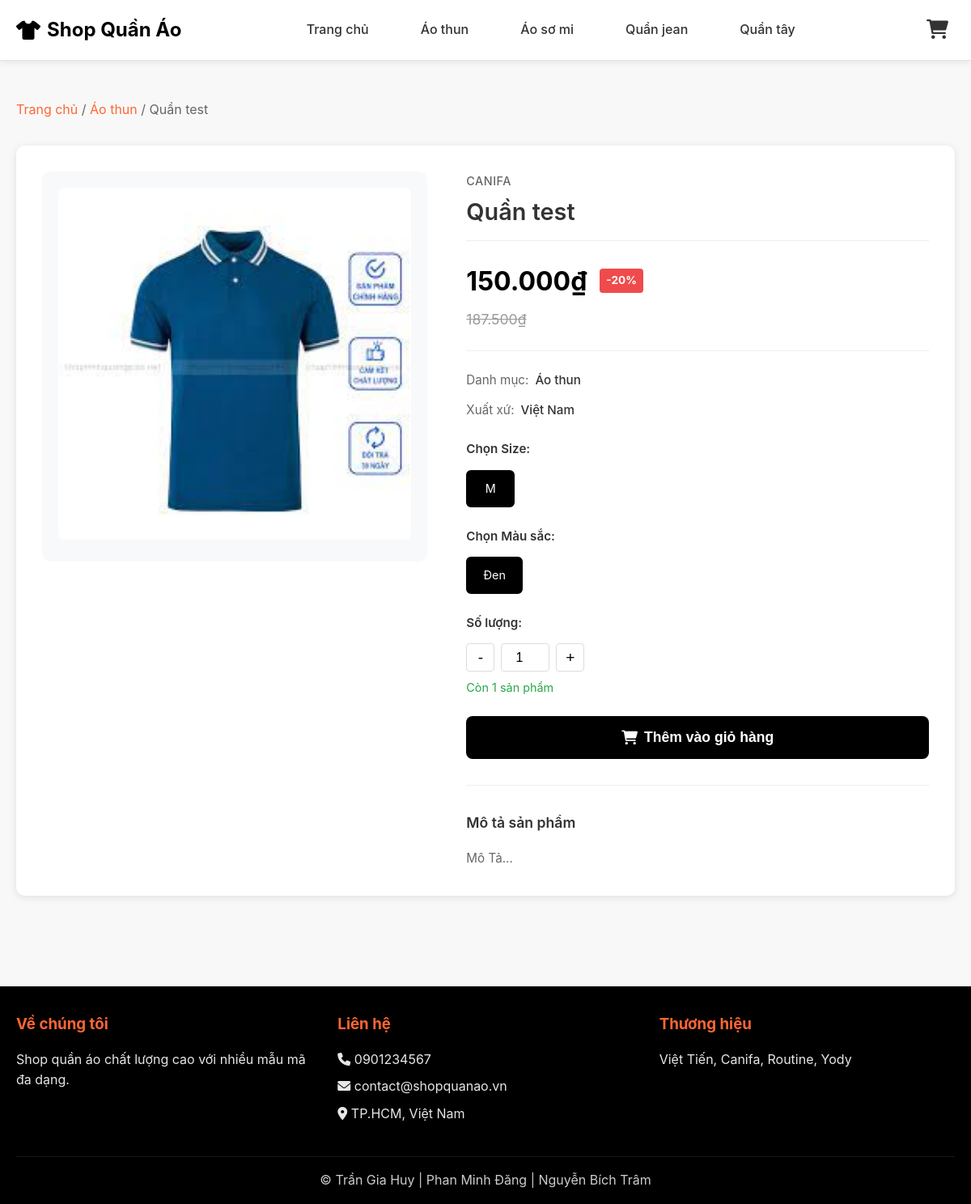
The app's page /public/index.php?controller=product&action=detail&id=4 with its own data.
### tables this page shows
CREATE TABLE `sanpham` (
  `MaSP` int(11) NOT NULL,
  `TenSP` varchar(100) DEFAULT NULL,
  `MaDM` int(11) DEFAULT NULL,
  `MaTH` int(11) DEFAULT NULL,
  `XuatXu` varchar(100) DEFAULT NULL,
  `MoTa` text DEFAULT NULL,
  `HinhAnh` varchar(255) DEFAULT NULL
);

CREATE TABLE `danhmuc` (
  `MaDM` int(11) NOT NULL,
  `TenDM` varchar(100) DEFAULT NULL
);

CREATE TABLE `thuonghieu` (
  `MaTH` int(11) NOT NULL,
  `TenTH` varchar(100) DEFAULT NULL
);

CREATE TABLE `sanpham_bienthe` (
  `MaSP_BienThe` int(11) NOT NULL,
  `MaSP` int(11) DEFAULT NULL,
  `KichThuoc` varchar(10) DEFAULT NULL,
  `MauSac` varchar(50) DEFAULT NULL,
  `GiaNhap` decimal(10,2) DEFAULT NULL,
  `GiaBan` decimal(10,2) DEFAULT NULL,
  `GiaGoc` decimal(10,2) DEFAULT NULL,
  `TonKho` int(11) DEFAULT NULL,
  `NgayCapNhat` date DEFAULT NULL
);

### app/controllers/ProductController.php (called while the page is built, shortened)
<?php
require_once __DIR__ . '/../../core/Controller.php';
class ProductController extends Controller {
    public function detail() {
        $productId = isset($_GET['id']) ? intval($_GET['id']) : 0;
        $productModel = $this->model('Product');
        $product = $productModel->getProductDetail($productId);
        $variants = $productModel->getProductVariants($productId);
        $successMessage = null;
        $data = [
            'page_title' => $product['TenSP'],
            'product' => $product,
            'variants' => $variants,
            'successMessage' => $successMessage
        ];
        $this->view('product/detail', $data);
    }
}
?>

### core/Model.php (called while the page is built, shortened)
<?php
class Model {
    protected $db;
    public function __construct() {
        $this->db = $this->connectDB();
    }
    private function connectDB() {
        $conn = new mysqli(DB_HOST, DB_USER, DB_PASS, DB_NAME);
        $conn->set_charset("utf8mb4");
        return $conn;
    }
    public function query($sql) {
        return $this->db->query($sql);
    }
}
?>

### app/models/Product.php (called while the page is built, shortened)
<?php
require_once __DIR__ . '/../../core/Model.php';
class Product extends Model {
    public function getProductDetail($productId) {
        $sql = "SELECT sp.*, dm.TenDM, th.TenTH
                FROM sanpham sp
                LEFT JOIN danhmuc dm ON sp.MaDM = dm.MaDM
                LEFT JOIN thuonghieu th ON sp.MaTH = th.MaTH
                WHERE sp.MaSP = " . intval($productId);
        $result = $this->query($sql);
        if ($result && $result->num_rows > 0) {
            return $result->fetch_assoc();
        }
        return null;
    }
    public function getProductVariants($productId) {
        $sql = "SELECT *,
                CASE
                    WHEN GiaGoc > 0 AND GiaGoc > GiaBan THEN ROUND(((GiaGoc - GiaBan) / GiaGoc) * 100, 0)
                    ELSE 0
                END as PhanTramGiam
                FROM sanpham_bienthe
                WHERE MaSP = " . intval($productId) . "
                AND TonKho > 0
                ORDER BY KichThuoc, MauSac";
        $result = $this->query($sql);
        if ($result) {
            return $result->fetch_all(MYSQLI_ASSOC);
        }
        return [];
    }
}
?>

### app/views/product/detail.php (the view, shortened to what this page needs)
<?php require_once __DIR__ . '/../layouts/header.php'; ?>
<div class="container">
    <div class="breadcrumb">
        <a href="index.php">Trang chủ</a> /
        <a href="index.php?category=<?php echo $product['MaDM']; ?>"><?php echo htmlspecialchars($product['TenDM']); ?></a> /
        <span><?php echo htmlspecialchars($product['TenSP']); ?></span>
    </div>
    <div class="product-detail">
        <div class="product-detail-left">
            <div class="product-detail-image">
                <?php if (!empty($product['HinhAnh'])): ?>
                    <img src="uploads/products/<?php echo htmlspecialchars($product['HinhAnh']); ?>"
                         alt="<?php echo htmlspecialchars($product['TenSP']); ?>">
                <?php endif; ?>
            </div>
        </div>
        <div class="product-detail-right">
            <div class="product-detail-info">
                <div class="product-brand-text"><?php echo htmlspecialchars($product['TenTH']); ?></div>
                <h1 class="product-title"><?php echo htmlspecialchars($product['TenSP']); ?></h1>
                <?php if (!empty($variants)): ?>
                    <?php
                    $firstVariant = $variants[0];
                    $hasDiscount = !empty($firstVariant['GiaGoc']) && $firstVariant['GiaGoc'] > $firstVariant['GiaBan'];
                    ?>
                    <div class="product-price-section">
                        <div class="price-row">
                            <span class="price-current" id="detail-price"><?php echo number_format($firstVariant['GiaBan'], 0, ',', '.'); ?>₫</span>
                            <?php if ($hasDiscount): ?>
                                <span class="price-badge">-<?php echo $firstVariant['PhanTramGiam']; ?>%</span>
                            <?php endif; ?>
                        </div>
                        <?php if ($hasDiscount): ?>
                            <div class="price-original" id="detail-price-original"><?php echo number_format($firstVariant['GiaGoc'], 0, ',', '.'); ?>₫</div>
                        <?php endif; ?>
                    </div>
                <?php endif; ?>
                <div class="product-meta">
                    <div class="meta-item">
                        <span class="meta-label">Danh mục:</span>
                        <span class="meta-value"><?php echo htmlspecialchars($product['TenDM']); ?></span>
                    </div>
                    <div class="meta-item">
                        <span class="meta-label">Xuất xứ:</span>
                        <span class="meta-value"><?php echo htmlspecialchars($product['XuatXu']); ?></span>
                    </div>
                </div>
                <?php if (!empty($variants)): ?>
                <form method="POST" action="" class="product-form">
                    <?php
                    $sizes = array_unique(array_column($variants, 'KichThuoc'));
                    $colors = array_unique(array_column($variants, 'MauSac'));
                    ?>
                    <div class="form-group">
                        <label class="form-label">Chọn Size:</label>
                        <div class="size-selector">
                            <?php foreach($sizes as $index => $size): ?>
                            <label class="size-option">
                                <span><?php echo htmlspecialchars($size); ?></span>
                            </label>
                            <?php endforeach; ?>
                        </div>
                    </div>
                    <div class="form-group">
                        <label class="form-label">Chọn Màu sắc:</label>
                        <div class="color-selector">
                            <?php foreach($colors as $index => $color): ?>
                            <label class="color-option">
                                <span><?php echo htmlspecialchars($color); ?></span>
                            </label>
                            <?php endforeach; ?>
                        </div>
                    </div>
                    <div class="form-group">
                        <label class="form-label">Số lượng:</label>
                        <div class="quantity-selector">
                            <button type="button" class="qty-btn" id="qty-minus">-</button>
                            <input type="number" name="quantity" id="quantity" value="1" min="1" max="999" readonly>
                            <button type="button" class="qty-btn" id="qty-plus">+</button>
                        </div>
                        <div id="stock-info" class="stock-info">Còn <?php echo $variants[0]['TonKho']; ?> sản phẩm</div>
                    </div>
                    <button type="submit" name="add_to_cart" class="btn btn-add-cart">
                        <i class="fas fa-shopping-cart"></i> Thêm vào giỏ hàng
                    </button>
                </form>
                <?php else: ?>
                <div class="alert alert-warning">
                    <i class="fas fa-exclamation-triangle"></i> Sản phẩm tạm thời hết hàng
                </div>
                <?php endif; ?>
                <div class="product-description">
                    <h3>Mô tả sản phẩm</h3>
                    <p><?php echo nl2br(htmlspecialchars($product['MoTa'])); ?></p>
                </div>
            </div>
        </div>
    </div>
</div>
<?php require_once __DIR__ . '/../layouts/footer.php'; ?>

### public/css/style.css (style rules this page uses)
* { margin: 0; padding: 0; box-sizing: border-box; }
body { font-family: -apple-system, BlinkMacSystemFont, 'Segoe UI', 'Roboto', 'Helvetica', 'Arial', sans-serif; line-height: 1.6; color: #333; background-color: #f8f8f8; }
a { text-decoration: none; color: inherit; }
.container { max-width: 1200px; margin: 0 auto; padding: 0 20px; }
.breadcrumb { padding: 1rem 0; color: #666; margin-bottom: 1rem; }
.breadcrumb a { color: #ff6633; transition: color 0.3s; }
.price-current { font-size: 1.4rem; font-weight: bold; color: #000000; }
.price-original { font-size: 0.95rem; color: #999; text-decoration: line-through; }
.btn { display: inline-block; padding: 0.75rem 1.5rem; border-radius: 5px; border: none; cursor: pointer; font-size: 1rem; transition: all 0.3s; text-align: center; width: 100%; }
.product-detail { display: grid; grid-template-columns: 1fr 1.2fr; gap: 3rem; background: white; padding: 2rem; border-radius: 10px; box-shadow: 0 2px 10px rgba(0,0,0,0.1); margin-bottom: 2rem; }
.product-detail-left { position: sticky; top: 100px; height: fit-content; }
.product-detail-image { background: #f8f9fa; padding: 20px; border-radius: 10px; text-align: center; overflow: hidden; position: relative; }
.product-detail-image img { width: 100%; height: auto; max-height: 600px; object-fit: contain; border-radius: 8px; }
.product-detail-right { display: flex; flex-direction: column; }
.product-detail-info { flex: 1; }
.product-brand-text { font-size: 0.9rem; color: #666; font-weight: 500; margin-bottom: 0.5rem; text-transform: uppercase; letter-spacing: 0.5px; }
.product-title { font-size: 1.8rem; font-weight: 600; margin-bottom: 1rem; color: #333; line-height: 1.3; }
.product-price-section { padding: 1.5rem 0; border-top: 1px solid #eee; border-bottom: 1px solid #eee; margin-bottom: 1.5rem; }
.price-row { display: flex; align-items: center; gap: 1rem; margin-bottom: 0.5rem; }
.price-row .price-current { font-size: 2rem; font-weight: bold; color: #000000; }
.price-badge { background: #f04b4c; color: white; padding: 4px 8px; border-radius: 4px; font-size: 0.85rem; font-weight: bold; }
.price-row + .price-original { font-size: 1.1rem; color: #999; text-decoration: line-through; }
.product-meta { display: flex; flex-direction: column; gap: 0.8rem; margin-bottom: 1.5rem; }
.meta-item { display: flex; gap: 0.5rem; }
.meta-label { color: #666; font-size: 0.95rem; }
.meta-value { color: #333; font-weight: 500; font-size: 0.95rem; }
.product-form { margin-bottom: 2rem; }
.form-group { margin-bottom: 1.5rem; }
.form-label { display: block; margin-bottom: 0.8rem; font-weight: 600; color: #333; font-size: 0.95rem; }
.size-selector, .color-selector { display: flex; flex-wrap: wrap; gap: 0.8rem; }
.size-option, .color-option { position: relative; cursor: pointer; }
.size-option span, .color-option span { display: inline-block; padding: 0.6rem 1.2rem; border: 2px solid #ddd; border-radius: 6px; background: white; transition: all 0.3s; font-size: 0.9rem; min-width: 60px; text-align: center; }
.size-option input:checked + span, .color-option input:checked + span { border-color: #000000; background: #000000; color: white; }
.quantity-selector { display: flex; align-items: center; gap: 0.5rem; width: fit-content; }
.qty-btn { width: 35px; height: 35px; border: 1px solid #ddd; background: white; border-radius: 4px; cursor: pointer; font-size: 1.2rem; display: flex; align-items: center; justify-content: center; transition: all 0.3s; }
.quantity-selector input { width: 60px; height: 35px; text-align: center; border: 1px solid #ddd; border-radius: 4px; font-size: 1rem; }
.stock-info { margin-top: 0.5rem; color: #28a745; font-size: 0.9rem; }
.btn-add-cart { width: 100%; padding: 1rem 2rem; background: #000000; color: white; border: none; border-radius: 8px; font-size: 1.1rem; font-weight: 600; cursor: pointer; transition: all 0.3s; display: flex; align-items: center; justify-content: center; gap: 0.5rem; margin-top: 1.5rem; }
.product-description { margin-top: 2rem; padding-top: 2rem; border-top: 1px solid #eee; }
.product-description h3 { font-size: 1.1rem; font-weight: 600; margin-bottom: 1rem; color: #333; }
.product-description p { color: #666; line-height: 1.8; font-size: 0.95rem; }

### records on screen
sanpham: MaDM.TenDM "Áo thun", TenSP "Quần test", HinhAnh (picture), MaTH.TenTH "CANIFA", XuatXu "Việt Nam", MoTa "Mô Tả..."
sanpham_bienthe: GiaBan "150.000", GiaGoc "187.500", TonKho "1"

### other values on screen
$firstVariant['PhanTramGiam'] "20"
$size "M"
$color "Đen"
